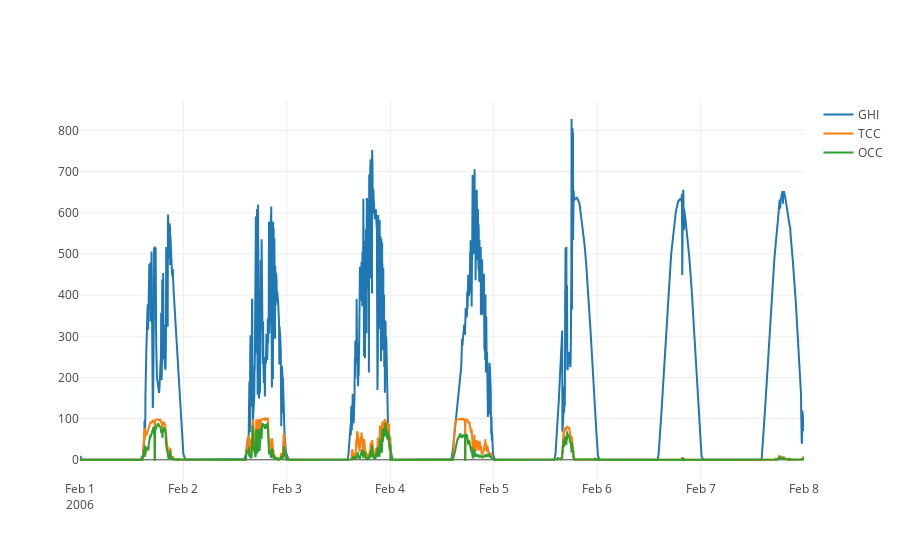

This figure's notebook cell:
### Code cell
vis = visualize.Visualizer()
vis.add_line_ser(data.df['GHI'], 'GHI')
vis.add_line_ser(data.df['Total Cloud Cover [%]'], 'TCC')
vis.add_line_ser(data.df['Opaque Cloud Cover [%]'], 'OCC')
vis.show()

### Figure 1 — Plotly figure (JSON) as saved in the notebook; plotly's stock layout.template omitted (floating-point values rounded to 4 significant figures; data arrays with more than 128 entries replaced by an {"elided": "..."} marker saying what was removed)
{"data": [{"name": "GHI", "type": "scatter", "x": {"elided": "10080 str values"}, "y": {"elided": "10080 float values"}}, {"name": "TCC", "type": "scatter", "x": {"elided": "10080 str values"}, "y": {"elided": "10080 int values"}}, {"name": "OCC", "type": "scatter", "x": {"elided": "10080 str values"}, "y": {"elided": "10080 int values"}}], "layout": {}}
